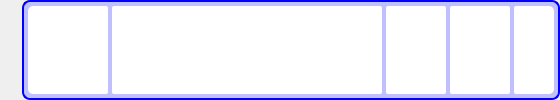
           <widget class="QFrame" name="frm_b3">
            <property name="sizePolicy">
             <sizepolicy hsizetype="Expanding" vsizetype="Expanding">
              <horstretch>0</horstretch>
              <verstretch>0</verstretch>
             </sizepolicy>
            </property>
            <property name="frameShape">
             <enum>QFrame::NoFrame</enum>
            </property>
            <property name="frameShadow">
             <enum>QFrame::Raised</enum>
            </property>
            <layout class="QHBoxLayout" name="horizontalLayout_25">
             <property name="spacing">
              <number>4</number>
             </property>
             <property name="leftMargin">
              <number>0</number>
             </property>
             <property name="topMargin">
              <number>0</number>
             </property>
             <property name="rightMargin">
              <number>0</number>
             </property>
             <property name="bottomMargin">
              <number>0</number>
             </property>
             <item>
              <widget class="QWidget" name="icon_b3" native="true">
               <property name="sizePolicy">
                <sizepolicy hsizetype="Fixed" vsizetype="Fixed">
                 <horstretch>0</horstretch>
                 <verstretch>0</verstretch>
                </sizepolicy>
               </property>
               <property name="minimumSize">
                <size>
                 <width>18</width>
                 <height>18</height>
                </size>
               </property>
              </widget>
             </item>
             <item>
              <widget class="QFrame" name="frm_b3_0">
               <property name="sizePolicy">
                <sizepolicy hsizetype="Expanding" vsizetype="Expanding">
                 <horstretch>0</horstretch>
                 <verstretch>0</verstretch>
                </sizepolicy>
               </property>
               <property name="styleSheet">
                <string notr="true">QFrame #frm_b3_0{
				background-color:rgb(192,192,255);
				border: 2px solid rgb(0,0,255);
				border-radius: 8px;
}</string>
               </property>
               <property name="frameShape">
                <enum>QFrame::NoFrame</enum>
               </property>
               <property name="frameShadow">
                <enum>QFrame::Plain</enum>
               </property>
               <layout class="QHBoxLayout" name="horizontalLayout_22">
                <property name="spacing">
                 <number>4</number>
                </property>
                <property name="leftMargin">
                 <number>4</number>
                </property>
                <property name="topMargin">
                 <number>4</number>
                </property>
                <property name="rightMargin">
                 <number>4</number>
                </property>
                <property name="bottomMargin">
                 <number>4</number>
                </property>
                <item>
                 <widget class="QLabel" name="lab_b_id">
                  <property name="sizePolicy">
                   <sizepolicy hsizetype="Fixed" vsizetype="Expanding">
                    <horstretch>0</horstretch>
                    <verstretch>0</verstretch>
                   </sizepolicy>
                  </property>
                  <property name="minimumSize">
                   <size>
                    <width>80</width>
                    <height>0</height>
                   </size>
                  </property>
                  <property name="baseSize">
                   <size>
                    <width>100</width>
                    <height>0</height>
                   </size>
                  </property>
                  <property name="styleSheet">
                   <string notr="true">border: none;
border-top-left-radius: 5px;
border-bottom-left-radius: 5px;
border-top-right-radius: 2px;
border-bottom-right-radius: 2px;
background-color:white;
padding: 2px;
color: rgb(0,0,255);</string>
                  </property>
                  <property name="frameShape">
                   <enum>QFrame::NoFrame</enum>
                  </property>
                  <property name="text">
                   <string/>
                  </property>
                  <property name="alignment">
                   <set>Qt::AlignCenter</set>
                  </property>
                 </widget>
                </item>
                <item>
                 <widget class="QLabel" name="lab_b_name">
                  <property name="sizePolicy">
                   <sizepolicy hsizetype="Expanding" vsizetype="Expanding">
                    <horstretch>0</horstretch>
                    <verstretch>0</verstretch>
                   </sizepolicy>
                  </property>
                  <property name="minimumSize">
                   <size>
                    <width>270</width>
                    <height>0</height>
                   </size>
                  </property>
                  <property name="baseSize">
                   <size>
                    <width>270</width>
                    <height>0</height>
                   </size>
                  </property>
                  <property name="styleSheet">
                   <string notr="true">border: none;
border-radius: 2px;
background-color:white;
padding: 2px;
color: rgb(0,0,255);</string>
                  </property>
                  <property name="frameShape">
                   <enum>QFrame::NoFrame</enum>
                  </property>
                  <property name="text">
                   <string/>
                  </property>
                  <property name="alignment">
                   <set>Qt::AlignCenter</set>
                  </property>
                 </widget>
                </item>
                <item>
                 <widget class="QLabel" name="lab_b_z">
                  <property name="sizePolicy">
                   <sizepolicy hsizetype="Fixed" vsizetype="Expanding">
                    <horstretch>0</horstretch>
                    <verstretch>0</verstretch>
                   </sizepolicy>
                  </property>
                  <property name="minimumSize">
                   <size>
                    <width>60</width>
                    <height>0</height>
                   </size>
                  </property>
                  <property name="baseSize">
                   <size>
                    <width>50</width>
                    <height>0</height>
                   </size>
                  </property>
                  <property name="styleSheet">
                   <string notr="true">border: none;
border-radius: 2px;
background-color:white;
padding: 2px;
color: rgb(0,0,255);</string>
                  </property>
                  <property name="frameShape">
                   <enum>QFrame::NoFrame</enum>
                  </property>
                  <property name="text">
                   <string/>
                  </property>
                  <property name="alignment">
                   <set>Qt::AlignCenter</set>
                  </property>
                 </widget>
                </item>
                <item>
                 <widget class="QLabel" name="lab_b_h">
                  <property name="sizePolicy">
                   <sizepolicy hsizetype="Fixed" vsizetype="Expanding">
                    <horstretch>0</horstretch>
                    <verstretch>0</verstretch>
                   </sizepolicy>
                  </property>
                  <property name="minimumSize">
                   <size>
                    <width>60</width>
                    <height>0</height>
                   </size>
                  </property>
                  <property name="baseSize">
                   <size>
                    <width>50</width>
                    <height>0</height>
                   </size>
                  </property>
                  <property name="styleSheet">
                   <string notr="true">border: none;
border-radius: 2px;
background-color:white;
padding: 2px;
color: rgb(0,0,255);</string>
                  </property>
                  <property name="frameShape">
                   <enum>QFrame::NoFrame</enum>
                  </property>
                  <property name="text">
                   <string/>
                  </property>
                  <property name="alignment">
                   <set>Qt::AlignCenter</set>
                  </property>
                 </widget>
                </item>
                <item>
                 <widget class="QLabel" name="lab_b_r">
                  <property name="sizePolicy">
                   <sizepolicy hsizetype="Fixed" vsizetype="Expanding">
                    <horstretch>0</horstretch>
                    <verstretch>0</verstretch>
                   </sizepolicy>
                  </property>
                  <property name="minimumSize">
                   <size>
                    <width>40</width>
                    <height>0</height>
                   </size>
                  </property>
                  <property name="baseSize">
                   <size>
                    <width>50</width>
                    <height>0</height>
                   </size>
                  </property>
                  <property name="styleSheet">
                   <string notr="true">border: none;
border-top-left-radius: 2px;
border-bottom-left-radius: 2px;
border-top-right-radius: 5px;
border-bottom-right-radius: 5px;
background-color:white;
padding: 2px;
color: rgb(0,0,255);</string>
                  </property>
                  <property name="text">
                   <string/>
                  </property>
                  <property name="alignment">
                   <set>Qt::AlignCenter</set>
                  </property>
                 </widget>
                </item>
               </layout>
              </widget>
             </item>
            </layout>
           </widget>
